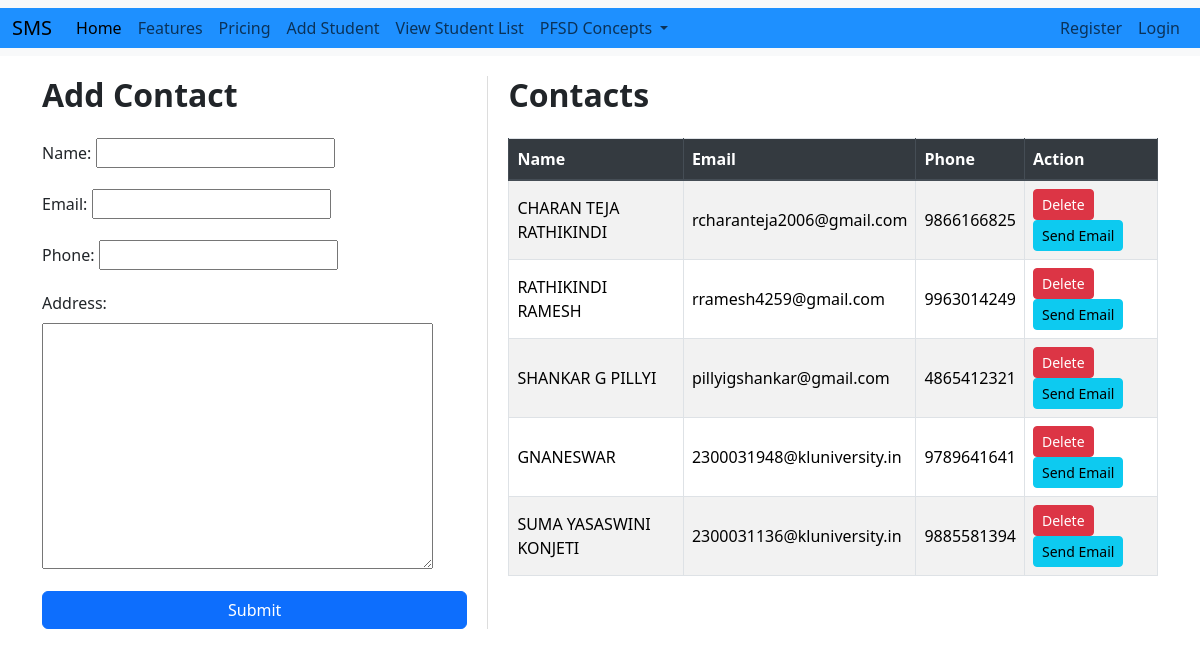
/contacts/, run on the app's committed database.
### adminapp/models.py (models this page shows, shortened)
class Contact(models.Model):
    name = models.CharField(max_length=255)
    email = models.EmailField()
    phone = models.CharField(max_length=10)
    address = models.TextField()
    created_at = models.DateTimeField(auto_now_add=True)

### adminapp/views.py (the view)
# urls.py: path('contacts/', views.contact_list_add, name='contact_list_add'),
def contact_list_add(request):
    if request.method == "POST":
        form = ContactForm(request.POST)
        if form.is_valid():
            form.save()
            return redirect('adminapp:contact_list_add')
    else:
        form = ContactForm()
    contacts = Contact.objects.all()
    return render(request, 'adminapp/contact_list.html', {'form': form, 'contacts': contacts})

### adminapp/forms.py
class ContactForm(forms.ModelForm):
    class Meta:
        model = Contact
        fields = ['name', 'email', 'phone', 'address']

### templates/adminapp/contact_list.html (shortened to what this page needs)
<!DOCTYPE html>
<html lang="en">
<head>
    <link href="https://maxcdn.bootstrapcdn.com/bootstrap/4.5.2/css/bootstrap.min.css" rel="stylesheet">
</head>
<body>
{% include 'navbar/ProjectNavbar.html' %}
<div class="container">
    <div class="form-section">
        <h2 class="mb-4 font-weight-bold">Add Contact</h2>
        <form method="POST">
            {{ form.as_p }}
            <button type="submit" class="btn btn-primary btn-block">Submit</button>
        </form>
    </div>
    <div class="table-section">
        <h2 class="mb-4 font-weight-bold">Contacts</h2>
        <table class="table table-bordered table-striped">
            <thead class="thead-dark">
                <tr>
                    <th>Name</th>
                    <th>Email</th>
                    <th>Phone</th>
                    <th>Action</th>
                </tr>
            </thead>
            <tbody>
                {% for contact in contacts %}
                <tr>
                    <td>{{ contact.name }}</td>
                    <td>{{ contact.email }}</td>
                    <td>{{ contact.phone }}</td>
                    <td>
                        <a href="{% url 'adminapp:delete_contact' contact.id %}" class="btn btn-danger btn-sm">Delete</a>
                        <a href="{% url 'adminapp:send_email' contact.id %}" class="btn btn-info btn-sm">Send Email</a>
                    </td>
                </tr>
                {% endfor %}
            </tbody>
        </table>
    </div>
</div>
</body>
</html>

### templates/adminapp/contact_list.html (style rules this page uses)
.container { display: flex; padding-top: 20px; }
.form-section { width: 40%; padding-right: 20px; border-right: 1px solid #ddd; }
.table-section { width: 60%; padding-left: 20px; }
.table td, .table th { vertical-align: middle; }

### templates/navbar/ProjectNavbar.html (style rules this page uses)
body { background-image: url('WIN_20231214_10_26_16_Pro.jpg'); background-size: cover; background-position: center; background-repeat: no-repeat; }

### data on the page
Contact: name "CHARAN TEJA RATHIKINDI", email "rcharanteja2006@gmail.com", phone "9866166825"
Contact: name "RATHIKINDI RAMESH", email "rramesh4259@gmail.com", phone "9963014249"
Contact: name "SHANKAR G PILLYI", email "pillyigshankar@gmail.com", phone "4865412321"
Contact: name "GNANESWAR", email "2300031948@kluniversity.in", phone "9789641641"
Contact: name "SUMA YASASWINI KONJETI", email "2300031136@kluniversity.in", phone "9885581394"
